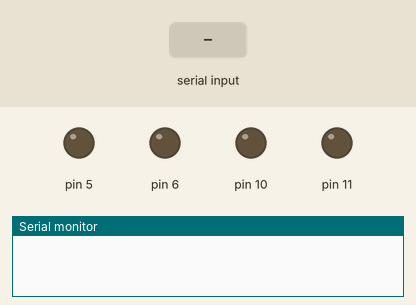
Bench run of a sketch on a simulated Arduino Uno, built with avr-gcc and run on an emulated ATmega328P. Parts: output pins drawn as LEDs (lit = HIGH), the last lines printed to the serial monitor. The inputs (shaded band) are chosen by the test bench.

Above: at 1.2 s.
1.3 s: "f" received over Serial
At 1.45 s:
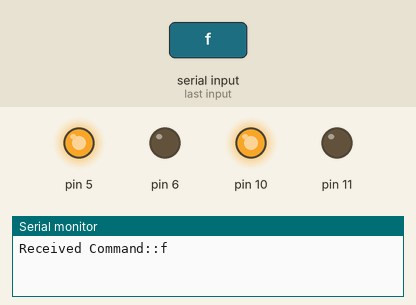
3.1 s: "b" received over Serial
At 3.25 s:
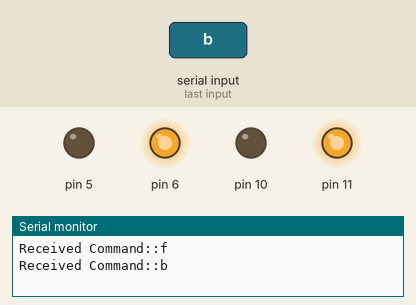
4.9 s: "l" received over Serial
At 5.05 s:
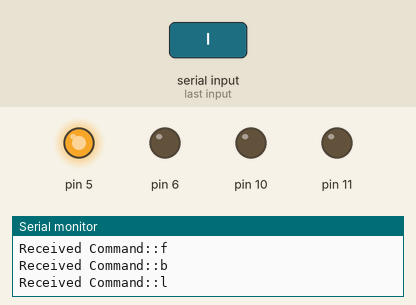
6.7 s: "r" received over Serial
At 6.85 s:
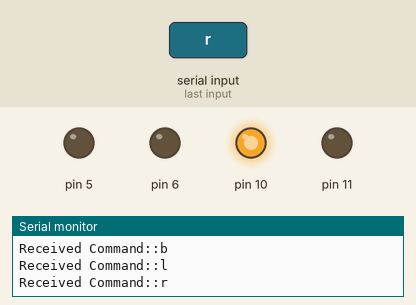
Timing chart, 0 to 9.5 s (numbered marks = the images above; inputs shaded):
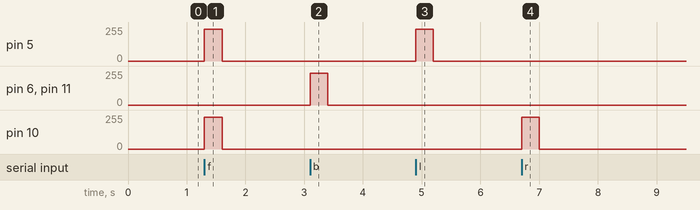

Measured:
- after the input at 1.3 s, pin 5, pin 10: 0/255 → 240/255 at once, → 0/255 0.30 s later
- after the input at 3.1 s, pin 6, pin 11: 0/255 → 240/255 at once, → 0/255 0.30 s later
- after the input at 4.9 s, pin 5: 0/255 → 240/255 at once, → 0/255 0.30 s later
- after the input at 6.7 s, pin 10: 0/255 → 240/255 at once, → 0/255 0.30 s later

The sketch:

bluetooth_manual_car_with_library.ino
```cpp
#include <Motors.h>


int speedd=240; //speed at which motors run

//time since last command has been received, time since begining of code
long timerNewState=0,timerBegin;  //timer variables

char state; //Takes commands

Motors2 motors(5,6,10,11);


void setup()

{
  // put your setup code here, to run once:

  Serial.begin(57600);  //Fast bluetooth baud rate


}

void loop()
{
  // put your main code here, to run repeatedly:

  timerBegin=millis(); //time since begining of code

  if(Serial.available()>0)  //If command is comming in:
  {
    timerNewState =millis();
    state=Serial.read();    //store command in state variable
    Serial.print("Received Command::");
    Serial.println(state);

    switch(state) //chooses action to run depending on command
    {
    case 'f':
      forward();
      //Serial.println("forward");

      // Serial.print(state);
      //delay(1000);
      break;
    case 'b':
      backward();
      //   Serial.println("backward");
      break;
    case 'l':
      leftt();
      //Serial.println("left");
      break;
    case'r':
      rightt();
      //Serial.println("right");
      break;
    case 's':
      stopp();
      // Serial.println("stop");
      break;
    case 'u':
      speedUp();
        Serial.print("speed::");
        Serial.println(speedd);
      break;
    case 'd':
      speedDown();
       Serial.println("speed::");
       Serial.println(speedd);
      break;
    default : //stopp();
      break;
    }
    //break;
  }

  else {

      if(timerBegin-timerNewState>300)
      {
        stopp();
      }
  }


  //state='o'; //For resetting state
}

//Action-to-take functions
void forward()
{  //run motors forward at specified speed
              //left motor, right motor
  motors.runMtr(speedd,speedd);
}
void backward()
{
  //run motors backward at speed
  motors.runMtr(-speedd,-speedd);
}
void leftt()
{
  // run only left motor at speed
  motors.runMtrLeft(speedd);


}
void rightt()
{
  //run only right motor at speed
  motors.runMtrRight(speedd);
}
void stopp()
{
  //stop motors
 motors.runMtr(0,0);

}

//Speed changers
void speedUp()
{
  speedd+=10;

  //speed shouldnt be more than 255
  if (speedd>255)
      speedd=255;

}
void speedDown()
{
  speedd-=10;


  //speed shouldn't be below 100
  if(speedd<100)
    speedd=100;
}
```
